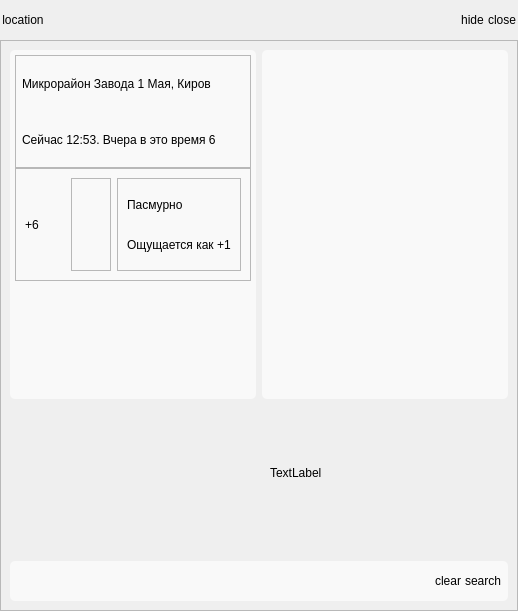
<?xml version="1.0" encoding="UTF-8"?>
<ui version="4.0">
 <class>MainWindow</class>
 <widget class="QMainWindow" name="MainWindow">
  <property name="geometry">
   <rect>
    <x>0</x>
    <y>0</y>
    <width>518</width>
    <height>611</height>
   </rect>
  </property>
  <property name="windowTitle">
   <string>MainWindow</string>
  </property>
  <property name="styleSheet">
   <string notr="true">QPushButton {
background-color: transparent;
border: 2px solid transparent;
}

QPushButton:hover {
background-color: rgba(200, 200, 200, 0.3);
border: 2px solid transparent;
  border-radius: 5px;
}

QPushButton:pressed {
background-color: rgba(200, 200, 200, 0.5);
border: 2px solid transparent;
}
</string>
  </property>
  <widget class="QWidget" name="centralwidget">
   <layout class="QVBoxLayout" name="verticalLayout">
    <property name="spacing">
     <number>0</number>
    </property>
    <property name="leftMargin">
     <number>0</number>
    </property>
    <property name="topMargin">
     <number>0</number>
    </property>
    <property name="rightMargin">
     <number>0</number>
    </property>
    <property name="bottomMargin">
     <number>0</number>
    </property>
    <item>
     <widget class="QFrame" name="title">
      <property name="minimumSize">
       <size>
        <width>0</width>
        <height>0</height>
       </size>
      </property>
      <property name="maximumSize">
       <size>
        <width>16777215</width>
        <height>40</height>
       </size>
      </property>
      <property name="frameShape">
       <enum>QFrame::NoFrame</enum>
      </property>
      <property name="frameShadow">
       <enum>QFrame::Raised</enum>
      </property>
      <layout class="QHBoxLayout" name="horizontalLayout">
       <property name="spacing">
        <number>0</number>
       </property>
       <property name="leftMargin">
        <number>0</number>
       </property>
       <property name="topMargin">
        <number>0</number>
       </property>
       <property name="rightMargin">
        <number>0</number>
       </property>
       <property name="bottomMargin">
        <number>0</number>
       </property>
       <item>
        <widget class="QPushButton" name="search_location">
         <property name="sizePolicy">
          <sizepolicy hsizetype="Preferred" vsizetype="Expanding">
           <horstretch>0</horstretch>
           <verstretch>0</verstretch>
          </sizepolicy>
         </property>
         <property name="minimumSize">
          <size>
           <width>0</width>
           <height>40</height>
          </size>
         </property>
         <property name="text">
          <string>location</string>
         </property>
        </widget>
       </item>
       <item>
        <spacer name="space">
         <property name="orientation">
          <enum>Qt::Horizontal</enum>
         </property>
         <property name="sizeHint" stdset="0">
          <size>
           <width>40</width>
           <height>20</height>
          </size>
         </property>
        </spacer>
       </item>
       <item>
        <widget class="QPushButton" name="hide">
         <property name="sizePolicy">
          <sizepolicy hsizetype="Preferred" vsizetype="Expanding">
           <horstretch>0</horstretch>
           <verstretch>0</verstretch>
          </sizepolicy>
         </property>
         <property name="minimumSize">
          <size>
           <width>0</width>
           <height>40</height>
          </size>
         </property>
         <property name="text">
          <string>hide</string>
         </property>
        </widget>
       </item>
       <item>
        <widget class="QPushButton" name="close">
         <property name="sizePolicy">
          <sizepolicy hsizetype="Preferred" vsizetype="Expanding">
           <horstretch>0</horstretch>
           <verstretch>0</verstretch>
          </sizepolicy>
         </property>
         <property name="minimumSize">
          <size>
           <width>0</width>
           <height>40</height>
          </size>
         </property>
         <property name="text">
          <string>close</string>
         </property>
        </widget>
       </item>
      </layout>
     </widget>
    </item>
    <item>
     <widget class="QFrame" name="content">
      <property name="frameShape">
       <enum>QFrame::StyledPanel</enum>
      </property>
      <property name="frameShadow">
       <enum>QFrame::Raised</enum>
      </property>
      <layout class="QVBoxLayout" name="verticalLayout_2">
       <item>
        <widget class="QWidget" name="main" native="true">
         <property name="styleSheet">
          <string notr="true">#advInfo, #basicInfo {
  color: #333;
  background-color: rgb(249, 249, 249);
  border-radius: 5px;
  padding: 5px
}</string>
         </property>
         <layout class="QVBoxLayout" name="verticalLayout_3">
          <property name="spacing">
           <number>6</number>
          </property>
          <property name="leftMargin">
           <number>0</number>
          </property>
          <property name="topMargin">
           <number>0</number>
          </property>
          <property name="rightMargin">
           <number>0</number>
          </property>
          <property name="bottomMargin">
           <number>0</number>
          </property>
          <item>
           <widget class="QWidget" name="today" native="true">
            <property name="styleSheet">
             <string notr="true"/>
            </property>
            <layout class="QHBoxLayout" name="horizontalLayout_4">
             <property name="spacing">
              <number>6</number>
             </property>
             <property name="leftMargin">
              <number>0</number>
             </property>
             <property name="topMargin">
              <number>0</number>
             </property>
             <property name="rightMargin">
              <number>0</number>
             </property>
             <property name="bottomMargin">
              <number>0</number>
             </property>
             <item>
              <widget class="QFrame" name="basicInfo">
               <property name="frameShape">
                <enum>QFrame::StyledPanel</enum>
               </property>
               <property name="frameShadow">
                <enum>QFrame::Raised</enum>
               </property>
               <layout class="QVBoxLayout" name="verticalLayout_4">
                <property name="spacing">
                 <number>0</number>
                </property>
                <property name="leftMargin">
                 <number>0</number>
                </property>
                <property name="topMargin">
                 <number>0</number>
                </property>
                <property name="rightMargin">
                 <number>0</number>
                </property>
                <property name="bottomMargin">
                 <number>0</number>
                </property>
                <item>
                 <widget class="QFrame" name="frame_2">
                  <property name="sizePolicy">
                   <sizepolicy hsizetype="Preferred" vsizetype="Preferred">
                    <horstretch>0</horstretch>
                    <verstretch>0</verstretch>
                   </sizepolicy>
                  </property>
                  <property name="frameShape">
                   <enum>QFrame::StyledPanel</enum>
                  </property>
                  <property name="frameShadow">
                   <enum>QFrame::Raised</enum>
                  </property>
                  <layout class="QVBoxLayout" name="verticalLayout_5">
                   <property name="spacing">
                    <number>0</number>
                   </property>
                   <property name="leftMargin">
                    <number>6</number>
                   </property>
                   <property name="topMargin">
                    <number>0</number>
                   </property>
                   <property name="rightMargin">
                    <number>0</number>
                   </property>
                   <property name="bottomMargin">
                    <number>0</number>
                   </property>
                   <item>
                    <widget class="QLabel" name="nameCityCountry">
                     <property name="text">
                      <string>Микрорайон Завода 1 Мая, Киров</string>
                     </property>
                    </widget>
                   </item>
                   <item>
                    <widget class="QLabel" name="time">
                     <property name="text">
                      <string>Сейчас 12:53. Вчера в это время 6</string>
                     </property>
                    </widget>
                   </item>
                  </layout>
                 </widget>
                </item>
                <item>
                 <widget class="QFrame" name="frame_3">
                  <property name="frameShape">
                   <enum>QFrame::StyledPanel</enum>
                  </property>
                  <property name="frameShadow">
                   <enum>QFrame::Raised</enum>
                  </property>
                  <layout class="QHBoxLayout" name="horizontalLayout_3">
                   <item>
                    <widget class="QLabel" name="temp">
                     <property name="text">
                      <string>+6</string>
                     </property>
                    </widget>
                   </item>
                   <item>
                    <widget class="QFrame" name="ico">
                     <property name="frameShape">
                      <enum>QFrame::StyledPanel</enum>
                     </property>
                     <property name="frameShadow">
                      <enum>QFrame::Raised</enum>
                     </property>
                    </widget>
                   </item>
                   <item>
                    <widget class="QFrame" name="frame_5">
                     <property name="frameShape">
                      <enum>QFrame::StyledPanel</enum>
                     </property>
                     <property name="frameShadow">
                      <enum>QFrame::Raised</enum>
                     </property>
                     <layout class="QVBoxLayout" name="verticalLayout_6">
                      <item>
                       <widget class="QLabel" name="condition">
                        <property name="text">
                         <string>Пасмурно</string>
                        </property>
                       </widget>
                      </item>
                      <item>
                       <widget class="QLabel" name="feels_like">
                        <property name="text">
                         <string>Ощущается как +1</string>
                        </property>
                       </widget>
                      </item>
                     </layout>
                    </widget>
                   </item>
                  </layout>
                 </widget>
                </item>
                <item>
                 <widget class="QWidget" name="hours" native="true"/>
                </item>
               </layout>
              </widget>
             </item>
             <item>
              <widget class="QFrame" name="advInfo">
               <property name="frameShape">
                <enum>QFrame::StyledPanel</enum>
               </property>
               <property name="frameShadow">
                <enum>QFrame::Raised</enum>
               </property>
               <layout class="QHBoxLayout" name="horizontalLayout_5"/>
              </widget>
             </item>
            </layout>
           </widget>
          </item>
          <item>
           <widget class="QWidget" name="days" native="true">
            <property name="sizePolicy">
             <sizepolicy hsizetype="Preferred" vsizetype="Preferred">
              <horstretch>0</horstretch>
              <verstretch>0</verstretch>
             </sizepolicy>
            </property>
            <property name="maximumSize">
             <size>
              <width>16777215</width>
              <height>150</height>
             </size>
            </property>
            <property name="styleSheet">
             <string notr="true">#parts {
  color: #333;
  background-color: rgb(249, 249, 249);
  border-radius: 5px;
  padding: 5px
}</string>
            </property>
            <widget class="QLabel" name="text">
             <property name="geometry">
              <rect>
               <x>260</x>
               <y>60</y>
               <width>55</width>
               <height>16</height>
              </rect>
             </property>
             <property name="text">
              <string>TextLabel</string>
             </property>
            </widget>
           </widget>
          </item>
         </layout>
        </widget>
       </item>
       <item>
        <widget class="QFrame" name="frame">
         <property name="sizePolicy">
          <sizepolicy hsizetype="Expanding" vsizetype="Expanding">
           <horstretch>0</horstretch>
           <verstretch>0</verstretch>
          </sizepolicy>
         </property>
         <property name="maximumSize">
          <size>
           <width>16777215</width>
           <height>40</height>
          </size>
         </property>
         <property name="styleSheet">
          <string notr="true">/* Стиль для элемента с классом &quot;example&quot; */
#frame {

  color: #333;
  background-color: rgb(249, 249, 249);
  border-radius: 5px;
	padding: 5px
}

/* Стиль для элемента с классом &quot;example&quot; при наведении мыши на него */
#frame:hover {
  background-color: rgba(200, 200, 200, 0.3);
  border: 1px solid #aaa;
}

QTextEdit {
	  font-size: 16px;
  border: none;
  background-color: transparent;
}
</string>
         </property>
         <property name="frameShape">
          <enum>QFrame::StyledPanel</enum>
         </property>
         <property name="frameShadow">
          <enum>QFrame::Raised</enum>
         </property>
         <layout class="QHBoxLayout" name="horizontalLayout_2">
          <property name="spacing">
           <number>0</number>
          </property>
          <property name="sizeConstraint">
           <enum>QLayout::SetDefaultConstraint</enum>
          </property>
          <property name="leftMargin">
           <number>0</number>
          </property>
          <property name="topMargin">
           <number>0</number>
          </property>
          <property name="rightMargin">
           <number>0</number>
          </property>
          <property name="bottomMargin">
           <number>0</number>
          </property>
          <item alignment="Qt::AlignTop">
           <widget class="QTextEdit" name="searchEdit">
            <property name="minimumSize">
             <size>
              <width>0</width>
              <height>0</height>
             </size>
            </property>
            <property name="layoutDirection">
             <enum>Qt::LeftToRight</enum>
            </property>
           </widget>
          </item>
          <item>
           <widget class="QPushButton" name="clear">
            <property name="sizePolicy">
             <sizepolicy hsizetype="Minimum" vsizetype="Ignored">
              <horstretch>0</horstretch>
              <verstretch>0</verstretch>
             </sizepolicy>
            </property>
            <property name="text">
             <string>clear</string>
            </property>
           </widget>
          </item>
          <item>
           <widget class="QPushButton" name="search">
            <property name="sizePolicy">
             <sizepolicy hsizetype="Minimum" vsizetype="Expanding">
              <horstretch>0</horstretch>
              <verstretch>0</verstretch>
             </sizepolicy>
            </property>
            <property name="text">
             <string>search</string>
            </property>
           </widget>
          </item>
         </layout>
        </widget>
       </item>
      </layout>
     </widget>
    </item>
   </layout>
  </widget>
 </widget>
 <resources/>
 <connections/>
</ui>
